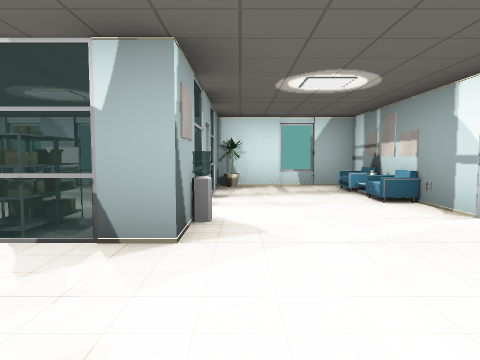
view 1 (above)

16 first-person views from a walk through a scene from a Unity 3-D project. The camera is 1.3 m above the floor, tilts 4° down and sees 70° across. The floor is counted in squares, 2 m on a side. Each view is taken from the middle of a square. On the plan, view 1 faces up. The plan holds only what a view shows up to about 10 squares ahead; the rest is blank. Some animated figures are left out. Door leaves are left out, so doorways stand open.

view 2
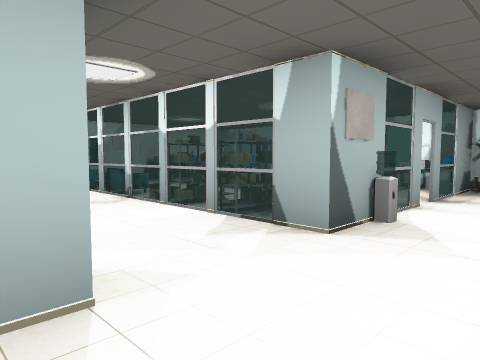

view 3
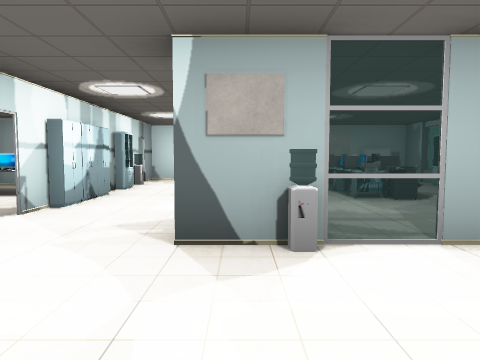

view 4
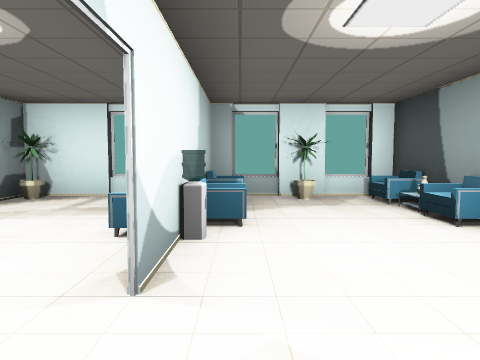

view 5
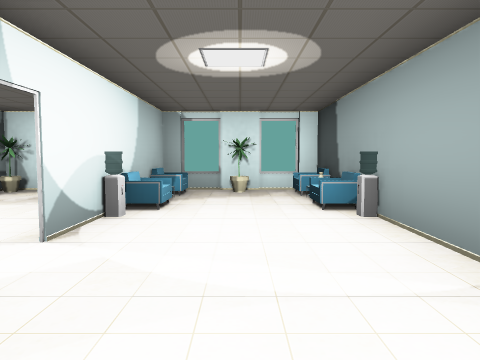

view 6
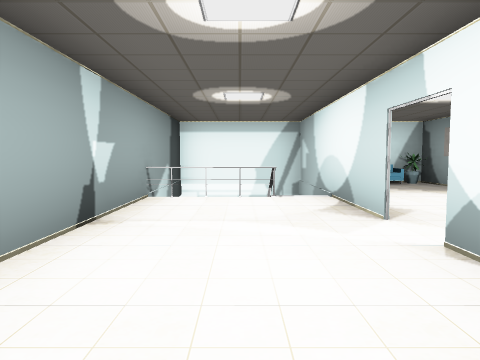

view 7
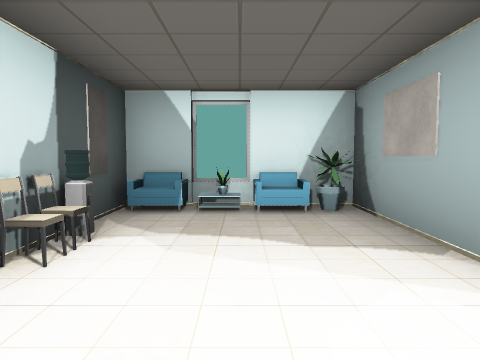

view 8
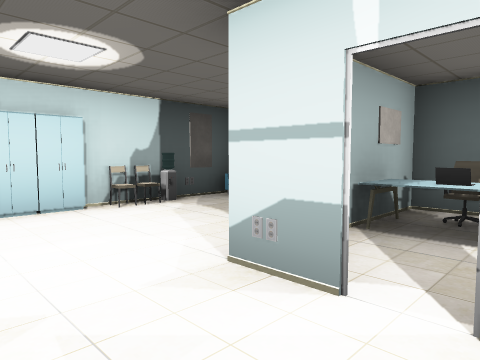

view 9
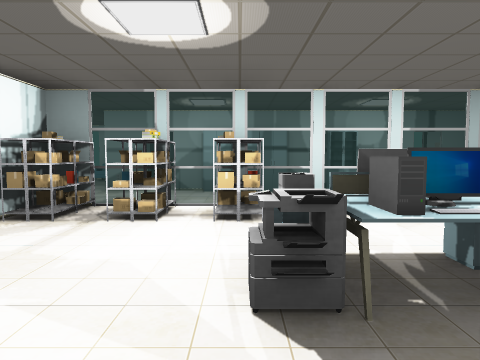

view 10
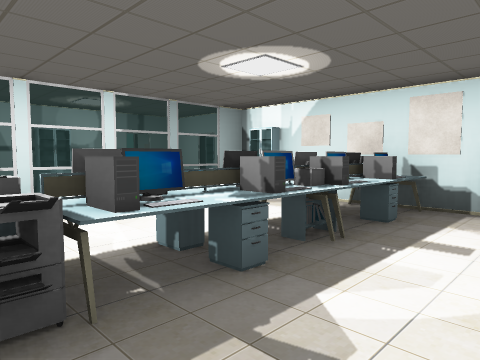

view 11
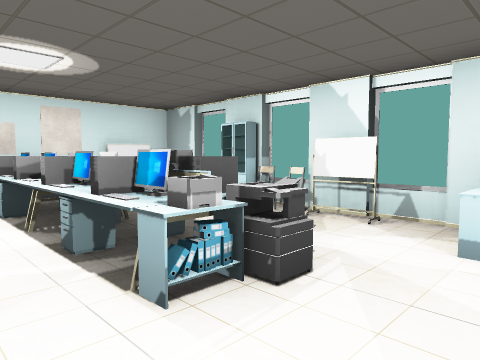

view 12
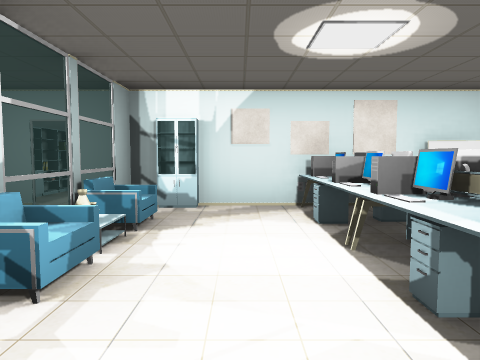

view 13
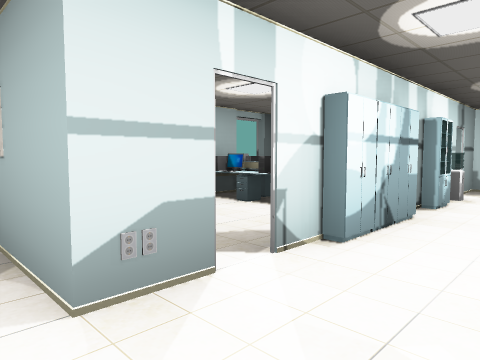

view 14
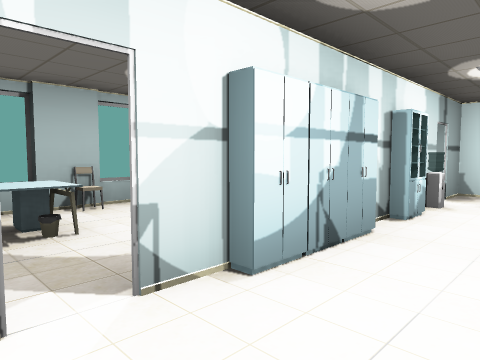

view 15
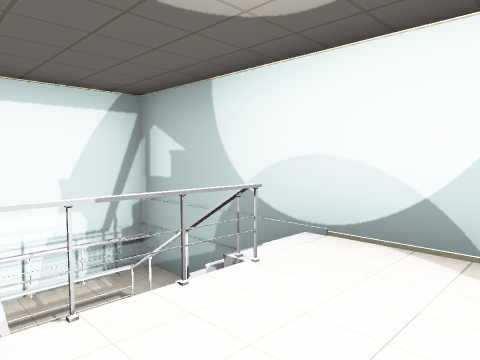

view 16
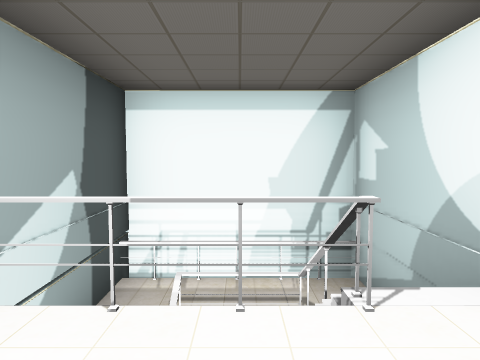

### Floor plan
Points are (right, up) in squares from view 1. A wall is a line through its corners. A room is listed if a view was taken in it or the views show most of it. See-through windows are left out.
Room 1 (views 1, 2, 7, 8, 9, 10, 11, 12, 13, 14)
walls: (-3.4, 2.5) (-4.4, 2.5); (-4.5, 2.6) (-3.4, 2.6); (-3.9, 0.8) (-2.3, 0.8); (-2.4, 0.6) (-1.8, 0.6); (-5.3, 0.8) (-4.6, 0.8); (-6.3, 0.6) (-3.9, 0.6); (-7.3, 3.5) (-7.3, 2.9); (-7.5, 2.6) (-6.1, 2.6); (-2.9, 7.7) (-3.8, 7.7); (-4.4, 7.7) (-5.1, 7.7) (-5.1, 7.3) (-5.8, 7.3); (-1.5, 7.7) (-2.1, 7.7); (-5.4, 7.6) (-7.5, 7.6); (-7.5, 5.6) (-7.5, 4.4); (-0.4, 7.6) (-4.4, 7.6); (-3.4, -2.4) (-2.1, -2.4); (-4.4, -2.4) (-3.9, -2.4); (-3.4, -2.6) (-2.9, -2.6); (-6.1, 7.7) (-6.8, 7.7); (-2.2, -2.6) (-1.8, -2.6); (-1.3, -2.4) (5.5, -2.4); (2.3, 0.4) (2.3, 1.4); (0.8, -2.6) (1.8, -2.6); (2.5, -2.5) (2.5, 0.4)
ways out: opening at (1, 4.7) to room 2; open door at (-0.5, 5) to room 2; opening at (-7, 4); open door at (-8.5, 5); open door at (-7, 1.5); open door at (-2, 1)
objects: table (-7, 5) to (-6, 5); other object (-7, 7); water cooler (-6, 1); chair (-6, 3); chair (-5, 3); table (-5, 5) to (-4, 5); chair (-5, 7); table (-4, -2) to (-4, -1); chair (-4, 7); other object (-3, 3); printer (-3, 5); table (-2, -2) to (-2, -1); other object (-2, 3); other object (-2, 5); table (-2, 7) to (-1, 7); other object (-1, -2); notebook (-1, -1); other object (-1, 1); other object (-1, 3); other object (-1, 4); flower (0, -2); water cooler (0, 3); flower (1, -2); chair (1, -1); other object (2, -2); water cooler (2, -1)
Room 2 (views 3, 4, 5, 6, 15, 16)
walls: (2.5, 2.6) (2.5, -0.9); (2.5, 6.4) (2.5, 7.6) (2.5, 6.4); (-0.5, 4.9) (-0.5, 4.4); (3.8, 7.7) (2.9, 7.7); (1.8, 7.7) (0.9, 7.7); (5.5, 7.6) (-0.4, 7.6); (-0.5, 7.6) (-0.5, 5.2); (5.5, -2.4) (5.5, 7.7) (4.4, 7.7)
low walls: (4, 0.6) (4.6, 0.6); (3.5, -1) (4.5, -1) (4.5, 0.6)
ways out: opening at (1, 4.7) to room 1; open door at (-0.5, 5) to room 1
objects: flower (0, 7); other object (1, 5); other object (2, 4); other object (2, 5); chair (2, 6); chair (3, 5); chair (3, 7); water cooler (4, 5); flower (4, 7); chair (5, 5); water cooler (5, 6); chair (5, 7)

Positions as (right, up) in squares from view 1, and headings:
1: (0, 0), facing up
2: (1, 0), facing up-left
3: (2, 3), facing left
4: (3, 2), facing up
5: (4, 1), facing up
6: (4, 6), facing down
7: (1, 2), facing down
8: (-2, 2), facing down-right
9: (-3, 7), facing down
10: (-3, 7), facing down-left
11: (-2, 4), facing up-left
12: (-3, 4), facing left
13: (0, 2), facing down-left
14: (-1, 2), facing down-left
15: (5, 2), facing down-left
16: (4, 2), facing down
